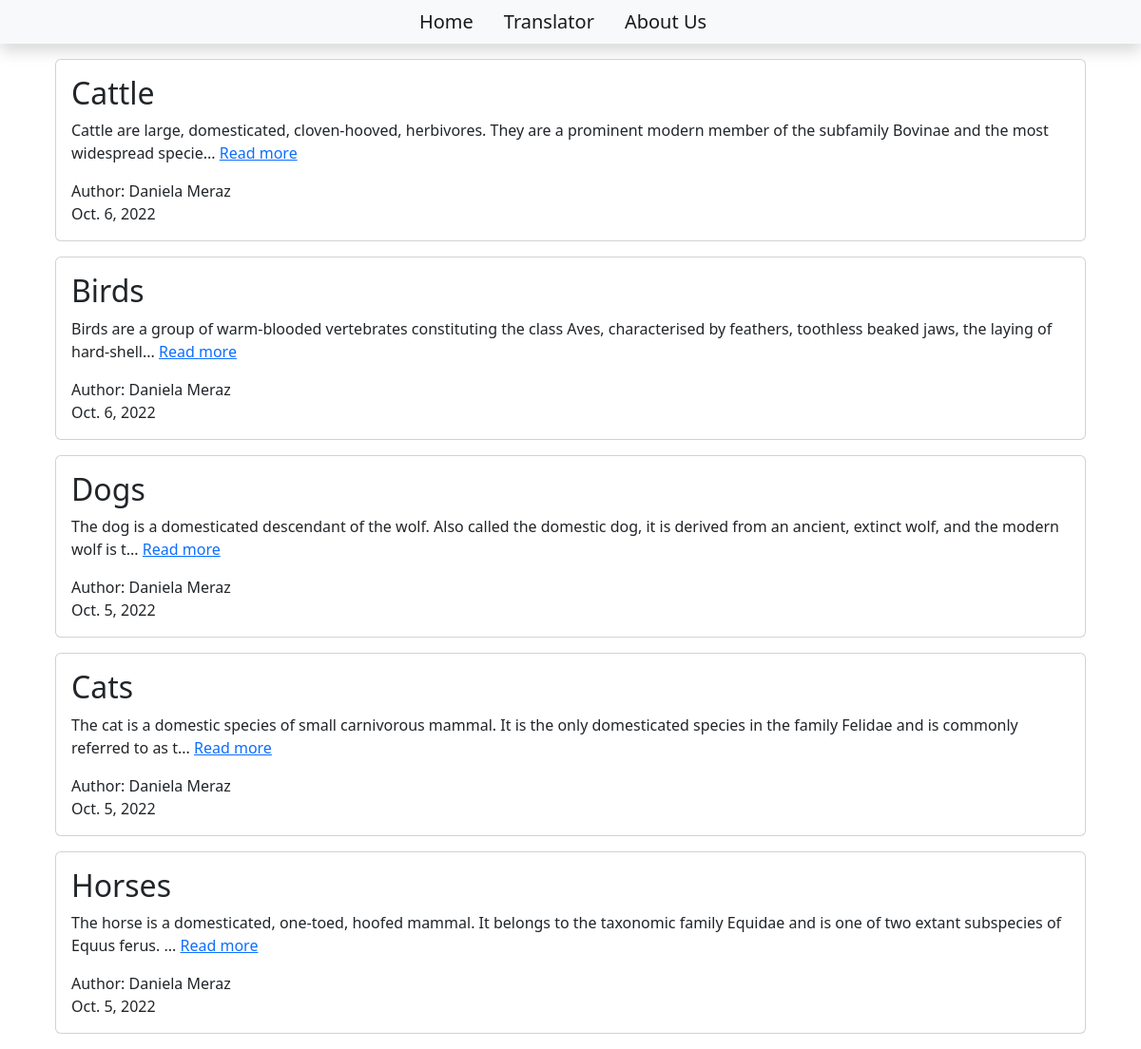
The page / on the database its author committed.
### blog/models.py (models this page shows, shortened)
class Post(models.Model):
    title = models.CharField(max_length=255)
    content = models.TextField()
    author = models.ForeignKey(to=User, on_delete=models.CASCADE)
    date_created = models.DateField(auto_now_add=True)
    slug = models.SlugField(max_length=200, unique=True)
    status = models.IntegerField(choices=STATUS, default=0)

### blog/views.py (the view)
# urls.py: path('', views.PostList.as_view(), name='home')
class PostList(generic.ListView):
    queryset = Post.objects.filter(status=1).order_by('-date_created')
    template_name = 'index.html'

### templates/index.html
{% extends 'base.html'%}
{% block content%}
       <div class="container">
        {%for post in post_list%}
            <div class="card m-3">
                <div class="card-body">
                    <h2 class="card-title">
                        {{post.title}}
                    </h2>
                    <p>
                        {{post.content | slice:"0:149"}}...
                        <a href='{% url "blog_view" post.slug%}'>Read more</a>
                    </p>
                    <p class="card-text">
                        Author: {{post.author | title}} <br>
                        {{post.date_created}}
                    </p>
                </div>
            </div>
        {% endfor%}
        </div>
{% endblock content%}

### templates/base.html (shortened to what this page needs)
<!DOCTYPE html>
<html lang="en">
    <head>
        <link href="https://cdn.jsdelivr.net/npm/bootstrap@5.2.2/dist/css/bootstrap.min.css" rel="stylesheet">
    </head>
    <body>
        <nav class="navbar navbar-expand-xl navbar-light bg-light shadow mb=3 px-5" id="mainNav">
            <div class="collapse navbar-collapse justify-content-center" id="navbarResponsive">
                <ul class="navbar-nav ml-auto ">
                    <li class="nav-item">
                        <a class="navbar-brand p-2"href='{% url "home" %}'> Home</a>
                    </li>
                    <li>
                        <a class="navbar-brand p-2" href='{% url "translator_view" %}'>Translator</a>
                    </li>
                    <li>
                        <a class="navbar-brand p-2" href='{% url "about_view" %}'>About Us</a>
                    </li>
                </ul>
            </div>
        </nav>
{% block content%}
{% endblock content%}
    </body>
</html>

### rows shown on the page
Post: title "Cattle", content "Cattle are large, domesticated, cloven-hooved, herbivores. They are a prominent modern member of the subfamily Bovinae and the most widespread specie", author "Daniela Meraz", date_created "Oct. 6, 2022"
Post: title "Birds", content "Birds are a group of warm-blooded vertebrates constituting the class Aves, characterised by feathers, toothless beaked jaws, the laying of hard-shell", author "Daniela Meraz", date_created "Oct. 6, 2022"
Post: title "Dogs", content "The dog is a domesticated descendant of the wolf. Also called the domestic dog, it is derived from an ancient, extinct wolf, and the modern wolf is t", author "Daniela Meraz", date_created "Oct. 5, 2022"
Post: title "Cats", content "The cat is a domestic species of small carnivorous mammal. It is the only domesticated species in the family Felidae and is commonly referred to as t", author "Daniela Meraz", date_created "Oct. 5, 2022"
Post: title "Horses", content "The horse is a domesticated, one-toed, hoofed mammal. It belongs to the taxonomic family Equidae and is one of two extant subspecies of Equus ferus.", author "Daniela Meraz", date_created "Oct. 5, 2022"
